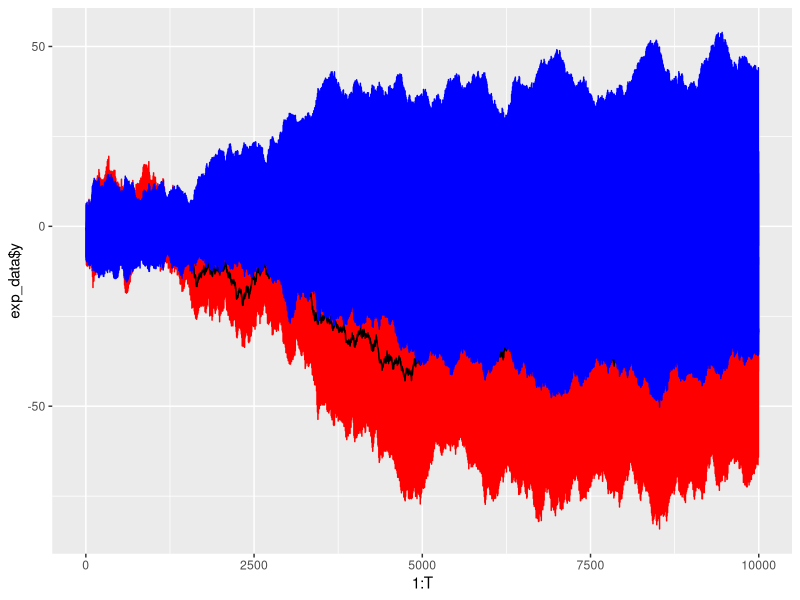

This chart was generated by the following R code: (Note: this script raises an error after producing the figure.)
library(ggplot2)
sim_exp_smoothing = function(params, lags, initial, T, sigmasq){
  m = length(params)
  dim = sum(lags) - m + 1
  if(length(lags) != m){
    stop("Parameter and lag vectors must be the same length")
  }
  if(length(initial) != dim){
    stop("Length of initial state vector must equal sum of lag vector minus number of latent states plus one")
  }
  if(any(params >= 1 | params <= 0)){
    stop("All parameters must be between zero and one")
  }
  states = matrix(0, ncol = T+1, nrow = dim)
  states[,1] = initial
  y = vector(length = T+1)
  newstates = c(1, 1+cumsum(lags))[-(m+1)]
  for(t in 2:(T+1)){
    y[t] = rnorm(1, 0, sqrt(sigmasq)) + states[1, t-1] - sum(states[(1:sum(lags))[-cumsum(lags)],t-1])
    states[1, t] = (1-params[1])*states[1, t-1] + params[1]*(y[t] + sum(states[(1:sum(lags))[-cumsum(lags)],t-1])) 
    
    
    for(j in 2:m){
      states[newstates[j], t] = -sum(states[(cumsum(lags)[j-1]+1):(cumsum(lags)[j]-1),t-1]) +
                                       params[j]*(y[t] - states[1, t-1] + sum(states[(1:sum(lags))[-cumsum(lags)], t-1]))
    }
    for(j in (1:(sum(lags)-m+1))[-newstates]){
      states[j, t] = states[j-1, t-1]
    }
  }
  out = list(y = y[2:(T+1)], states = states[newstates,2:(T+1)])
  return(out)
}

alpha = c(0.3, 0.5)
lags = c(1, 7)
initial = c(0, 1, 2, 6, 1, 1, -3)
T = 10000
sigmasq = 1
exp_data = sim_exp_smoothing(alpha, lags, initial, T, sigmasq)
ggplot() + geom_line(aes(1:T, exp_data$y), colour = "red") + 
  geom_line(aes(1:T, exp_data$states[1,]), colour = "black") + geom_line(aes(1:T, exp_data$states[2, ]), colour = "blue")

##MCMC Setup
m = length(lags)
dim = sum(lags) - m +1
y = exp_data$y
x = c(1, rep(-1, dim-1))
Trans = matrix(0, dim, dim)
Trans[1,1] = 1
newstates = c(1, 2+cumsum(lags-1)[-m])
for(i in 2:m){
  if(i < m){
    Trans[newstates[i], newstates[i]:(newstates[i+1]-1)] = -1
  } else {
    Trans[newstates[m], newstates[m]:dim] = -1
  }
}
for(i in (1:dim)[-newstates]){
  Trans[i, i-1] = 1
}


rep = 10000

resolution = 10
support = seq(0.05, 0.95, length.out = resolution)
grid = expand.grid(support, support)
grid$dens = apply(grid, 1, density_only, y = y, Trans = Trans, x = x, lags = lags)

ggplot(grid) + geom_tile(aes(Var1, Var2, fill = dens))
grid[which.max(grid$dens),]

densitymatrix = matrix(grid$dens, resolution)
rownames(densitymatrix) = support
colnames(densitymatrix) = support

#Doesnt do what I want
CDF = t(apply(apply(densitymatrix, 2, cumsum), 1, cumsum))


#Progress:
#Fix problem in eigenvalue of D matrix (coding error)
#Write simulation and MCMC code (in progress - alpha draws)
#Discover problem with XTX being singular
#Reparameterise seasonal effects to have equivalent to XTX that is not singluar
#Fix old code to work with new parameterisation

#To do:
#Figure out best way to draw alpha from marginal (probably add extra version of calculation code that doesn't have the structure - just return density)
#Run and see what happens
#Hope to fit marginals to easy to use densities
#Figure out copula structure and fit
#Write Variational Bayes algorithm (and hope distribution allows reparameterisation)
